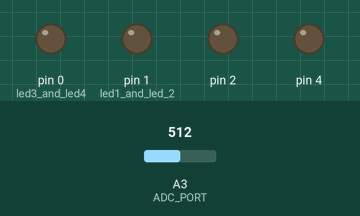
The sketch below on a simulated Arduino Nano, built with avr-gcc and run on an emulated ATmega328P. Shown: output pins drawn as LEDs (lit = HIGH). Inputs (shaded band) come from the test bench; at power-on: A3 (ADC_PORT) = 512. Random numbers use the default seed unless the sketch sets one.

Above: at 1.2 s.
1.3 s: A3 (ADC_PORT) set to 681
3.6 s: A3 (ADC_PORT) set to 705
At 9.3 s:
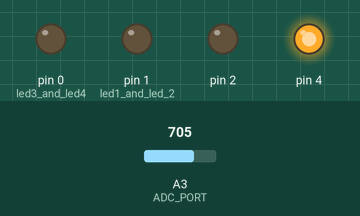
9.6 s: A3 (ADC_PORT) set to 511
At 9.77 s:
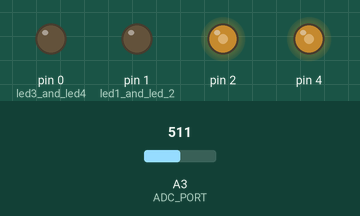
11.3 s: A3 (ADC_PORT) set to 476
At 15.1 s:
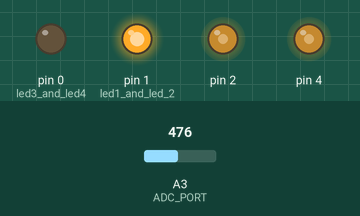
Timing chart, 0 to 18.3 s (numbered marks = the images above; inputs shaded):
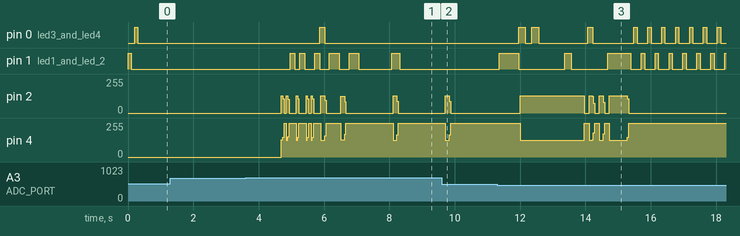

The sketch:

Simon.ino
```cpp
// (licence header left out)
#include "music.h"
#include "leds.h"
#include "button.h"

/* If you want to disable buzzer uncomment the following line */
//#define NO_SOUND

uint8_t randomArray[60];
uint8_t maxItem = 60;
uint8_t difficulty = 1;


void generateRandom(){
  for(int i = 0; i < sizeof(randomArray)/sizeof(uint8_t); i++){
    randomArray[i] = random(1, 5);
  }
}

void resetGame(){

  digitalWrite(2, LOW);
  digitalWrite(4, LOW);

  pinMode(2, INPUT);
  pinMode(4, INPUT);
  delay(1);

  randomSeed(analogRead(1));
  generateRandom();

  pinMode(2, OUTPUT);
  pinMode(4, OUTPUT);

#ifndef NO_SOUND
  playTune();
#endif
}

void waitForStart(){
  int but;
  while(1){
    for(int i = 1; i < 5; i++){
      clearLeds();
      setLed(i);
      delay(100);
    }
    but = debounceButton();
    if(but != 0){
      maxItem = but*10;
      difficulty = but;
      clearLeds();
      setLed(but);
      break;
    }

  }
  while(debounceButton() != 0);
  clearLeds();


}


void startGame(){
  for(int i = 0; i < maxItem; i++){
    for(int j = 0; j < i+1; j++){
      setLed(randomArray[j]);
#ifndef NO_SOUND
      soundBuzzer(randomArray[j]);
#endif
      delay(200/difficulty);
      clearLeds();
      delay(200/difficulty);
    }
    for(int j = 0; j < i+1; j++){
      int but;
      while(debounceButton() != 0);
      do{
        but = debounceButton();
      }while(but == 0);
      setLed(but);
#ifndef NO_SOUND
      soundBuzzer(but);
#endif
      while(debounceButton() != 0);
      clearLeds();

      if(but != randomArray[j]){
#ifndef NO_SOUND
        playGameOver();
#endif
        return;
      }
    }
    delay(500);
  }
#ifndef NO_SOUND
  playWin();
#endif
}


void setup() {

  pinMode(0, INPUT);    // led3 and led4
  pinMode(1, INPUT);    // led1 and led 2
  pinMode(3, INPUT);    // ADC
  pinMode(2, OUTPUT);
  pinMode(4, OUTPUT);

}

void loop() {

  waitForStart();
  delay(1000);
  resetGame();
  delay(1000);
  startGame();
}
```

button.cpp
```cpp
// (licence header left out)
#include "button.h"

// define some global  variables

uint32_t lastDebounceTime = 0;
uint8_t lastButtonState = 0;
uint8_t buttonState = 0;

int readButton(void) {

	uint16_t sum = 0;

	/* Read multiple time the ADC.
	 * Then calculate the average value.
	 */
	for (int i = 0; i < READ_TIMES; i++) {
		sum += analogRead(ADC_PORT);
		delay(READ_DELAY);
	}
	sum /= READ_TIMES;

	/* Determine the button pressed:
	 * if sum is bigger than 1000 no button is pressed.
	 */
	if (sum > 1000) {
		return 0;
	} else {
		if (sum < B1_MAX && sum > B1_MIN) {
			return 1;
		} else if (sum < B2_MAX && sum > B2_MIN) {
			return 2;
		} else if (sum < B3_MAX && sum > B2_MIN) {
			return 3;
		} else if (sum < B4_MAX && sum > B4_MIN) {
			return 4;
		} else {
			return 0;
		}
	}
}

int debounceButton(void) {
	/* Wait for button to be pressed. */
	while (1) {
		int but = readButton();

		if (but != lastButtonState) {
			lastDebounceTime = millis();
		}

		lastButtonState = but;

		if ((millis() - lastDebounceTime) > DEBOUNCE_DELAY) {
			buttonState = but;
			return but;
		}
	}
}
```

button.h
```cpp
// (licence header left out)
#ifndef __BUTTON_H_
#define __BUTTON_H_

#include <Arduino.h>

#define DEBOUNCE_DELAY 1
#define READ_TIMES 5
#define READ_DELAY 5
#define ADC_PORT 3

/* Define expected ADC values */
#define BUTTON1 373
#define BUTTON2 514
#define BUTTON3 601
#define BUTTON4 662

/* Add some offset to the values of the buttons */
#define BUTTON_OFFSET 30

/* Define minimal and maximum value */
#define B1_MIN	BUTTON1 - BUTTON_OFFSET
#define B1_MAX	BUTTON1	+ BUTTON_OFFSET
#define B2_MIN	BUTTON2 - BUTTON_OFFSET
#define B2_MAX	BUTTON2	+ BUTTON_OFFSET
#define B3_MIN	BUTTON3 - BUTTON_OFFSET
#define B3_MAX	BUTTON3	+ BUTTON_OFFSET
#define B4_MIN	BUTTON4 - BUTTON_OFFSET
#define B4_MAX	BUTTON4	+ BUTTON_OFFSET


int readButton(void);
int debounceButton(void);


#endif
```

leds.cpp
```cpp
// (licence header left out)
#include "leds.h"

void clearLeds(void) {

  // turn off all led by makiing pins inputs
  digitalWrite(1, LOW);
  digitalWrite(0, LOW);
  pinMode(1, INPUT);
  pinMode(0, INPUT);

}

void setLed(uint8_t led) {

  switch(led){
    case 0x01:
      pinMode(1, OUTPUT);
      digitalWrite(1, HIGH);
      break;

    case 0x02:
      pinMode(1, OUTPUT);
      digitalWrite(1, LOW);
      break;

    case 0x03:
      pinMode(0, OUTPUT);
      digitalWrite(0, HIGH);
      break;

    case 0x04:
      pinMode(0, OUTPUT);
      digitalWrite(0, LOW);
      break;

    default:
      break;
  }

}
```

leds.h
```cpp
// (licence header left out)
#ifndef __LEDS_H_
#define __LEDS_H_

#include <Arduino.h>

#define LED1 0x01
#define LED2 0x02
#define LED3 0x03
#define LED4 0x04

extern void clearLeds();
extern void setLed(uint8_t led);

#endif
```

music.cpp
```cpp
// (licence header left out)
#include "music.h"
#include "notes.h"
#include "leds.h"

void playNote(uint16_t note, uint16_t duration){

  setLed((note % 4)+1);
  uint32_t beginMilis = millis();

  if(!note){
    // if note is 0 this means it is rest. Just do nothing
    while(millis() - beginMilis < duration);
  }else{
    // sound the buzzer with given frequency.
    do{

      digitalWrite(2, HIGH);
      digitalWrite(4, LOW);
      delayMicroseconds(note);

      digitalWrite(2, LOW);
      digitalWrite(4, HIGH);
      delayMicroseconds(note);

    }while(millis() - beginMilis < duration);
  }
  clearLeds();
  delay(1);

}

void playNoteNoLed(uint16_t note, uint16_t duration){

  uint32_t beginMilis = millis();

  if(!note){
    // if note is 0 this means it is rest. Just do nothing
    while(millis() - beginMilis < duration);
  }else{
    // sound the buzzer with given frequency.
    do{

      digitalWrite(2, HIGH);
      digitalWrite(4, LOW);
      delayMicroseconds(note);

      digitalWrite(2, LOW);
      digitalWrite(4, HIGH);
      delayMicroseconds(note);

    }while(millis() - beginMilis < duration);
  }
  delay(1);

}


void playLongNote(uint16_t note, uint16_t duration){
  playNote(note, duration);
  playNote(note, duration/2);
}
void playStaccatoNote(uint16_t note, uint16_t duration){
  playNote(note, STACCATO_NOTE(duration));
  delay(STACCATO_NOTE(duration));
}

void playTriplets(uint16_t note1, uint16_t note2, uint16_t note3, uint16_t duration){
  uint16_t dur = duration;
  dur = duration/3;
  playNote(note1, dur);
  playNote(note2, dur);
  playNote(note3, dur);
}

void playTune(){

  // this is Super Mario Bros. theme :)
  playStaccatoNote(E5, EIGHTH_NOTE);
  playStaccatoNote(E5, EIGHTH_NOTE);
  playNote(REST, EIGHTH_NOTE);
  playStaccatoNote(E5, EIGHTH_NOTE);

  playNote(REST, EIGHTH_NOTE);
  playStaccatoNote(C5, EIGHTH_NOTE);
  playStaccatoNote(E5, EIGHTH_NOTE);
  playNote(REST, EIGHTH_NOTE);

  playStaccatoNote(G5, QUARTER_NOTE);
  playNote(REST, QUARTER_NOTE);
  playStaccatoNote(G4, QUARTER_NOTE);
  playNote(REST, QUARTER_NOTE);

}

void soundBuzzer(uint8_t led){
  switch(led){
    case 0x01:
      playNoteNoLed(C5, EIGHTH_NOTE);
      break;

    case 0x02:
      playNoteNoLed(D5, EIGHTH_NOTE);
      break;

    case 0x03:
      playNoteNoLed(E5, EIGHTH_NOTE);
      break;

    case 0x04:
      playNoteNoLed(F5, EIGHTH_NOTE);
      break;

    default:
      break;
  }
}

void playWin(void){


  playStaccatoNote(A4, EIGHTH_NOTE*2);
  playNote(REST, EIGHTH_NOTE*2);
  playLongNote(C4, EIGHTH_NOTE*2);
  playStaccatoNote(A4, EIGHTH_NOTE*2);
  playStaccatoNote(A4, SIXTEEN_NOTE*2);
  playNote(D4, EIGHTH_NOTE*2);
  playNote(A4, EIGHTH_NOTE*2);
  playStaccatoNote(G4, EIGHTH_NOTE*2);

  playNote(A4, EIGHTH_NOTE*2);
  playNote(REST, EIGHTH_NOTE*2);
  playLongNote(E4, EIGHTH_NOTE*2);
  playStaccatoNote(A4, EIGHTH_NOTE*2);
  playStaccatoNote(A4, SIXTEEN_NOTE*2);
  playStaccatoNote(F4, EIGHTH_NOTE*2);
  playStaccatoNote(E4, EIGHTH_NOTE*2);
  playStaccatoNote(C4, EIGHTH_NOTE*2);
  playStaccatoNote(A4, EIGHTH_NOTE*2);
  playStaccatoNote(E4, EIGHTH_NOTE*2);
  playStaccatoNote(A5, EIGHTH_NOTE*2);
  playStaccatoNote(A4, SIXTEEN_NOTE*2);
  playStaccatoNote(G3, EIGHTH_NOTE*2);
  playStaccatoNote(G3, SIXTEEN_NOTE*2);
  playStaccatoNote(E3, EIGHTH_NOTE*2);
  playStaccatoNote(B4, EIGHTH_NOTE*2);
  playLongNote(A4, QUARTER_NOTE*2);


}
void playGameOver(void){
  playTriplets(REST, REST, REST, HALF_NOTE);
  playTriplets(E4, Db4, E4, HALF_NOTE);
  playTriplets(Eb4, C4, Eb4, HALF_NOTE);
  playTriplets(D4, B4, D4, HALF_NOTE);
  playStaccatoNote(Db4, QUARTER_NOTE);
  playStaccatoNote(D3, QUARTER_NOTE);
  playStaccatoNote(Eb3, QUARTER_NOTE);
  playNote(E3, HALF_NOTE);
}
```

music.h
```cpp
// (licence header left out)
#ifndef __MUSIC_H_
#define __MUSIC_H_

#include <Arduino.h>

#define TEMPO 80
#define BPM 24000/TEMPO

#define WHOLE_NOTE BPM*4
#define HALF_NOTE BPM*2
#define QUARTER_NOTE BPM
#define EIGHTH_NOTE BPM/2
#define SIXTEEN_NOTE BPM/4
#define STACCATO_NOTE(x) x/2

extern void playNote(uint16_t note, uint16_t duration);
extern void playNoteNoLed(uint16_t note, uint16_t duration);
extern void playStaccatoNote(uint16_t note, uint16_t duration);
extern void playTriplets(uint16_t note1, uint16_t note2, uint16_t note3, uint16_t duration);
extern void playTune(void);
extern void playGameOver(void);
extern void playWin(void);
extern void soundBuzzer(uint8_t led);


#endif
```

notes.h
```cpp
// (licence header left out)
#ifndef __NOTES_H_
#define __NOTES_H_

#define A2 4545
#define Bb2 4290
#define B2 4049
#define C2 3822
#define Db2 3607
#define D2 3405
#define Eb2 3214
#define E2 3033
#define F2 2863
#define Gb2 2702
#define G2 2551
#define Ab2 2407

#define A3 2272
#define Bb3 2145
#define B3 2024
#define C3 1911
#define Db3 1803
#define D3 1702
#define Eb3 1607
#define E3 1516
#define F3 1431
#define Gb3 1351
#define G3 1275
#define Ab3 1203

#define A4 1136
#define Bb4 1072
#define B4 1012
#define C4 955
#define Db4 901
#define D4 851
#define Eb4 803
#define E4 758
#define F4 715
#define Gb4 675
#define G4 637
#define Ab4 601

#define A5 568
#define Bb5 536
#define B5 506
#define C5 477
#define Db5 450
#define D5 425
#define Eb5 401
#define E5 379
#define F5 357
#define Gb5 337
#define G5 318
#define Ab5 300

#define A6 284
#define Bb6 268
#define B6 253
#define C6 238
#define Db6 225
#define D6 212
#define Eb6 200
#define E6 189
#define F6 178
#define Gb6 168
#define G6 159
#define Ab6 150

#define REST 0

#endif
```

Measured:
- the behaviour switches between 691 and 692 on A3 (ADC_PORT) (found by bisection; images 0 and 1)
- the behaviour switches between 485 and 484 on A3 (ADC_PORT) (found by bisection; images 2 and 3)
- after the input at 1.3 s, every drawn part: stays the same
- after the input at 3.6 s, pin 0 (led3_and_led4): LOW → HIGH after 2.3 s, → LOW 0.15 s later; pin 1 (led1_and_led_2): LOW → HIGH after 1.4 s, → LOW 0.15 s later, → HIGH 0.15 s later, → LOW 0.15 s later, … (12 changes in this stretch)
- after the input at 9.6 s, pin 2: 0/255 → 128/255 after 0.11 s, → 0/255 0.12 s later; pin 4: 255/255 → 127/255 after 0.11 s, → 255/255 0.12 s later
- after the input at 11.3 s, pin 0 (led3_and_led4): LOW → HIGH after 0.66 s, → LOW 0.20 s later, → HIGH 0.20 s later, → LOW 0.20 s later, … (20 changes in this stretch); pin 1 (led1_and_led_2): LOW → HIGH after 0.06 s, → LOW 0.60 s later, → HIGH 1.4 s later, → LOW 0.20 s later, … (19 changes in this stretch)
